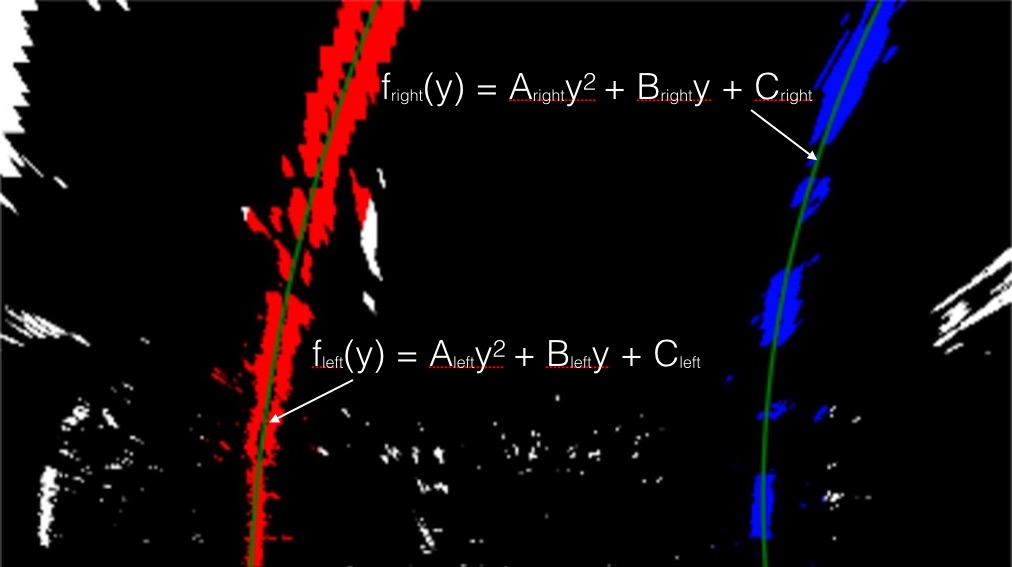
#> input picture examples/color_fit_lines.jpg, 1012 x 567 px
$ python -i project_modules.py   (imports and definitions only)   (older library calls are emulated)
#> lines starting #> are read from the running program, lines starting #| are printed output that depends on the picture; after the words box and inside, x2 and y2 are one past the last pixel; in counts of white or black regions, pixels touching at a corner belong together
from project_constant_values import *
from numpy.random import *
import cv2
import numpy as np


# [6 lines left out: function find_movie_lane, not called in this run]


def find_lane(img):
    birds_eye_img = create_binary_b_img(img)
    polynomial_fit_img, left_c, right_c, left_line, right_line, position = fit_polynomial(birds_eye_img)
    info_img = put_lane_information(img, polynomial_fit_img, (left_c, right_c), position)
    return info_img


def create_binary_b_img(img):
    b_img = birds_eye_view(img)
    s_channel_img = get_s_channel_image(b_img)
    color_threshold_img = apply_color_threshold(s_channel_img)
    sobel_filtered_img = apply_sobel_filter(s_channel_img)
    gradient_threshold_img = apply_gradient_threshold(sobel_filtered_img)
    marge_img = marge_color_gradient_image(color_threshold_img, gradient_threshold_img, True)
    return marge_img


def put_lane_information(img, polynomial_fit_img, curvatures, position):
    info_img = np.copy(img)
    org_b_img = birds_eye_view(img)
    destination_point = np.float32([[MARGIN, 0], [img.shape[1] - MARGIN, 0],
                                    [MARGIN, img.shape[0]], [img.shape[1] - MARGIN, img.shape[0]]])
    inverse_t_mtx = cv2.getPerspectiveTransform(destination_point, SOURCE_POINT)
    original_view_line = cv2.warpPerspective(polynomial_fit_img, inverse_t_mtx, (img.shape[1], img.shape[0]))
    info_img = cv2.addWeighted(info_img, 1, original_view_line, 0.5, 0)
    left_c = round(curvatures[0], 2)
    cv2.putText(info_img, 'Left Lane Curve', (200, 50), cv2.FONT_HERSHEY_SIMPLEX, 1.0, (255, 255, 0), 4)
    cv2.putText(info_img, str(left_c) + ' m', (200, 100), cv2.FONT_HERSHEY_SIMPLEX, 1.0, (255, 255, 0), 4)
    right_c = round(curvatures[1], 2)
    cv2.putText(info_img, 'Right Lane Curve', (880, 50), cv2.FONT_HERSHEY_SIMPLEX, 1.0, (255, 255, 0), 4)
    cv2.putText(info_img, str(right_c) + ' m', (880, 100), cv2.FONT_HERSHEY_SIMPLEX, 1.0, (255, 255, 0), 4)
    position = round(position, 2)
    cv2.putText(info_img, 'Center Offset m', (550, 50), cv2.FONT_HERSHEY_SIMPLEX, 1.0, (255, 255, 0), 4)
    cv2.putText(info_img, str(position) + ' m', (550, 100), cv2.FONT_HERSHEY_SIMPLEX, 1.0, (255, 255, 0), 4)
    org_b_img = cv2.resize(org_b_img, (org_b_img.shape[1] // 2, org_b_img.shape[0] // 2))
    polynomial_fit_img = cv2.resize(polynomial_fit_img, (polynomial_fit_img.shape[1] // 2, polynomial_fit_img.shape[0] // 2))
    debug_info_img = cv2.hconcat([org_b_img, polynomial_fit_img])
    info_img = cv2.vconcat([debug_info_img, info_img])
    return info_img


def compute_rial_position(left_x, left_y, right_x, right_y):
    # calculates the curvature of  polynomial function in meters (rial!)
    left_fit_rial = np.polyfit(left_y*YM_PER_PIX, left_x*XM_PER_PIX, 2)
    right_fit_rial = np.polyfit(right_y*YM_PER_PIX, right_x*XM_PER_PIX, 2)
    left_c = ((1 + (2*left_fit_rial[0]*719*YM_PER_PIX + left_fit_rial[1])**2)**1.5) / np.absolute(2*left_fit_rial[0])
    right_c = ((1 + (2*right_fit_rial[0]*719*YM_PER_PIX + right_fit_rial[1])**2)**1.5) / np.absolute(2*right_fit_rial[0])

    # calculate position of car
    left_x = left_fit_rial[0] * 719 * YM_PER_PIX ** 2 + left_fit_rial[1] * 719 * YM_PER_PIX + left_fit_rial[2]
    right_x = right_fit_rial[0] * 719 * YM_PER_PIX ** 2 + right_fit_rial[1] * 719 * YM_PER_PIX + right_fit_rial[2]
    mid_x = (right_x + left_x) / 2
    lane_width = right_x - left_x
    position = (mid_x - 640 * XM_PER_PIX) * 3.7 / lane_width
    return position, left_c, right_c


def fit_polynomial(img, movie=False, pre_left_fit=None, pre_right_fit=None, pre_left_dots=None, pre_right_dots=None):
    if pre_left_fit is not None and pre_right_fit is not None:
        leftx, lefty, rightx, righty, left_dots, right_dots, out_img = \
            region_of_pre_fit(img, pre_left_fit, pre_right_fit, pre_left_dots, pre_right_dots)
    else:
        leftx, lefty, rightx, righty, out_img = region_of_interest(img)
        left_dots = np.stack([leftx, lefty])
        right_dots = np.stack([rightx, righty])

    if left_dots.shape[1] < MIN_PIX:
        leftx, lefty, _, _, out_img = region_of_interest(img)
        left_dots = np.stack([leftx, lefty])

    if right_dots.shape[1] < MIN_PIX:
        _, _, rightx, righty, out_img = region_of_interest(img)
        right_dots = np.stack([rightx, righty])

    left_fit = np.polyfit(lefty, leftx, 2)
    right_fit = np.polyfit(righty, rightx, 2)

    ploty = np.linspace(0, img.shape[0]-1, img.shape[0])
    try:
        left_fitx = left_fit[0]*ploty**2 + left_fit[1]*ploty + left_fit[2]
        right_fitx = right_fit[0]*ploty**2 + right_fit[1]*ploty + right_fit[2]
    except TypeError:
        print('The function failed to fit a line!')
        left_fitx = 1*ploty**2 + 1*ploty
        right_fitx = 1*ploty**2 + 1*ploty

    y = np.arange(img.shape[0], dtype=int)
    left_points = np.array([left_fitx, y]).T
    right_points = np.array([right_fitx, y]).T
    all_points = np.concatenate([left_points, right_points], 0)
    all_points = all_points[np.argsort(all_points[:, 1])]
    all_points = all_points.reshape(1, -1, 2)
    left_points = left_points.reshape(1, -1, 2)
    right_points = right_points.reshape(1, -1, 2)

    out_img[lefty, leftx] = [255, 0, 0]
    out_img[righty, rightx] = [0, 0, 255]

    cv2.polylines(out_img, left_points.astype(int), False, color=(255, 255, 0), thickness=10)
    cv2.polylines(out_img, right_points.astype(int), False, color=(255, 255, 0), thickness=10)
    cv2.polylines(out_img, all_points.astype(int), False, color=(187, 190, 43), thickness=1)

    position, left_c, right_c = compute_rial_position(leftx, lefty, rightx, righty)

    if movie:
        return out_img, left_c, right_c, \
               left_points, right_points, left_fit, right_fit, left_dots, right_dots, position

    return out_img, left_c, right_c, left_points, right_points, position


# [71 lines left out: functions remain_sanity_lane, drop_out_dots, region_of_pre_fit, not called in this run]


def region_of_interest(img):
    histogram = np.sum(img[img.shape[0]//2:, :], axis=0)
    out_img = np.dstack((img, img, img))
    midpoint = np.int(histogram.shape[0]//2)
    leftx_base = np.argmax(histogram[:midpoint])
    rightx_base = np.argmax(histogram[midpoint:]) + midpoint

    window_height = np.int(img.shape[0]//N_WINDOWS)
    nonzero = img.nonzero()
    nonzeroy = np.array(nonzero[0])
    nonzerox = np.array(nonzero[1])
    leftx_current = leftx_base
    rightx_current = rightx_base
    left_lane_inds = []
    right_lane_inds = []

    for window in range(N_WINDOWS):
        win_y_low = img.shape[0] - (window+1)*window_height
        win_y_high = img.shape[0] - window*window_height
        win_xleft_low = leftx_current - WINDOW_WIDTH
        win_xleft_high = leftx_current + WINDOW_WIDTH
        win_xright_low = rightx_current - WINDOW_WIDTH
        win_xright_high = rightx_current + WINDOW_WIDTH

        cv2.rectangle(out_img, (win_xleft_low, win_y_low), (win_xleft_high, win_y_high), (0, 255, 0), 2)
        cv2.rectangle(out_img, (win_xright_low, win_y_low), (win_xright_high, win_y_high), (0, 255, 0), 2)

        good_left_inds = ((nonzeroy >= win_y_low) & (nonzeroy < win_y_high) &
                          (nonzerox >= win_xleft_low) & (nonzerox < win_xleft_high)).nonzero()[0]
        good_right_inds = ((nonzeroy >= win_y_low) & (nonzeroy < win_y_high) &
                           (nonzerox >= win_xright_low) & (nonzerox < win_xright_high)).nonzero()[0]

        left_lane_inds.append(good_left_inds)
        right_lane_inds.append(good_right_inds)

        if len(good_left_inds) > MIN_PIX:
            leftx_current = np.int(np.mean(nonzerox[good_left_inds]))
        if len(good_right_inds) > MIN_PIX:
            rightx_current = np.int(np.mean(nonzerox[good_right_inds]))

    try:
        left_lane_inds = np.concatenate(left_lane_inds)
        right_lane_inds = np.concatenate(right_lane_inds)
    except ValueError:
        pass

    leftx = nonzerox[left_lane_inds]
    lefty = nonzeroy[left_lane_inds]
    rightx = nonzerox[right_lane_inds]
    righty = nonzeroy[right_lane_inds]

    return leftx, lefty, rightx, righty, out_img


def birds_eye_view(img):
    destination_point = np.float32([[MARGIN, 0], [img.shape[1] - MARGIN, 0],
                                    [MARGIN, img.shape[0]], [img.shape[1] - MARGIN, img.shape[0]]])
    transition_mtx = cv2.getPerspectiveTransform(SOURCE_POINT, destination_point)
    birds_eye_img = cv2.warpPerspective(img, transition_mtx, (img.shape[1], img.shape[0]), flags=cv2.INTER_LINEAR)
    return birds_eye_img


def marge_color_gradient_image(color_img, gradient_img, is_gray_scale=False):
    if is_gray_scale:
        marge_img = np.zeros_like(gradient_img)
        marge_img[(color_img == 1) | (gradient_img == 1)] = 1
        return marge_img
    else:
        return np.dstack((np.zeros_like(gradient_img), gradient_img, color_img)) * 255


def apply_gradient_threshold(scaled_sobel, sx_thresh=SX_THRESH):
    sxbinary = np.zeros_like(scaled_sobel)
    sxbinary[(scaled_sobel >= sx_thresh[0]) & (scaled_sobel <= sx_thresh[1])] = 1
    return sxbinary


def apply_sobel_filter(s_channel_img):
    sobel = cv2.Sobel(s_channel_img, cv2.CV_64F, 1, 0)
    abs_sobelx = np.absolute(sobel)
    scaled_sobel = np.uint8(255*abs_sobelx / np.max(abs_sobelx))
    return scaled_sobel


def apply_color_threshold(s_channel_img, s_thresh=S_COLOR_THRESH):
    s_binary = np.zeros_like(s_channel_img)
    s_binary[(s_channel_img >= s_thresh[0]) & (s_channel_img <= s_thresh[1])] = 1
    return s_binary


def get_s_channel_image(img):
    hls_image = cv2.cvtColor(img, cv2.COLOR_RGB2HLS)
    s_channel_image = hls_image[:, :, 2]
    return s_channel_image


# [87 lines left out: functions correct_distortion_and_transform, correct_distortion, extract_obj_img_points, get_frame_list, convert_frame_to_video, not called in this run]

>>> import cv2
>>> picture = cv2.cvtColor(cv2.imread('examples/color_fit_lines.jpg'), cv2.COLOR_BGR2RGB)
>>> result = find_lane(picture)
#> in create_binary_b_img, `color_threshold_img = apply_color_threshold(s_channel_img)`:
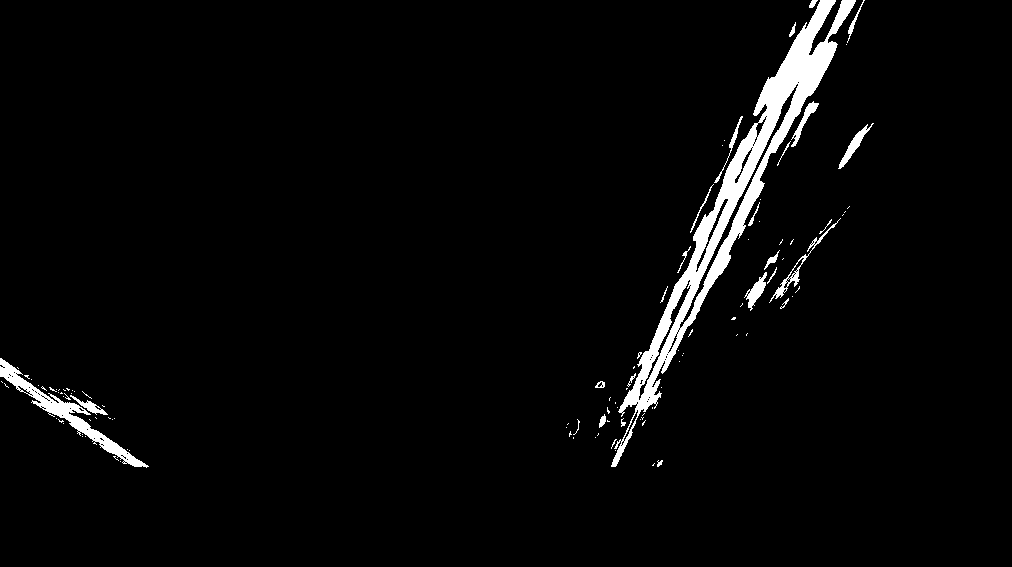
#> color_threshold_img: shape (567, 1012); values 0 (black) and 1 (white), 3.2% white; 108 white regions (82 under 20 px), largest, box (x1, y1, x2, y2) and area: (611, 0, 856, 467) 13489, (0, 358, 149, 468) 2091, (769, 218, 841, 303) 413
#> in apply_sobel_filter, `sobel = cv2.Sobel(s_channel_img, cv2.CV_64F, 1, 0)`:
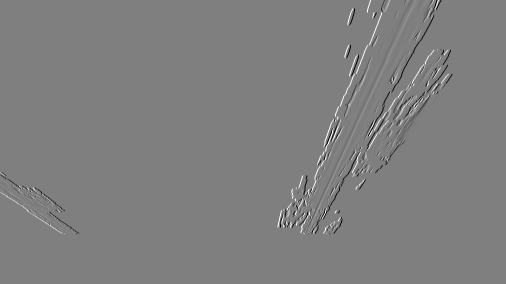
#> sobel: shape (567, 1012) float64 (shown at 1/2 size); min -1020, max 1020, mean -0.1; drawn with min black and max white
#> in create_binary_b_img, `marge_img = marge_color_gradient_image(color_threshold_img, gradient_t..`:
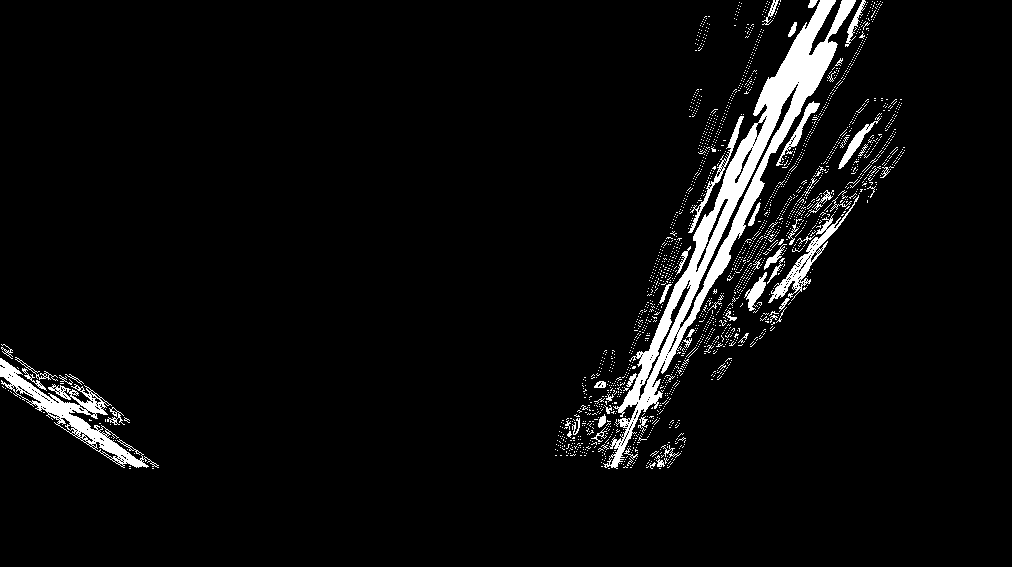
#> marge_img: shape (567, 1012); values 0 (black) and 1 (white), 4.7% white; 2062 white regions (2007 under 20 px), largest, box (x1, y1, x2, y2) and area: (603, 0, 856, 469) 13913, (0, 358, 159, 468) 3241, (768, 195, 859, 303) 1243
#> in region_of_interest, `histogram = np.sum(img[img.shape[0]//2:, :], axis=0)`: histogram = 1012 values, max 85 at index 665, min 0 at index 159, mean 10.69
#> in region_of_interest, `leftx_base = np.argmax(histogram[:midpoint])`: leftx_base = 89
#> in region_of_interest, `rightx_base = np.argmax(histogram[midpoint:]) + midpoint`: rightx_base = 665
#> in region_of_interest, `nonzero = img.nonzero()`: nonzero = 26824 positions, rows 0 to 468, columns 0 to 904
#> in region_of_interest, `leftx_current = leftx_base`: leftx_current = 89
#> in region_of_interest, `rightx_current = rightx_base`: rightx_current = 665
#> the loop in region_of_interest, `for window in range(N_WINDOWS):` made 9 passes
#> (win_xleft_low, win_xleft_high, win_xright_low, win_xright_high, leftx_current, rightx_current) on passes 2 to 4: (-11, 189, 565, 765, 120, 627), (20, 220, 527, 727, 70, 626), (-30, 170, 526, 726, 17, 666)
#> after the loop in region_of_interest, `for window in range(N_WINDOWS):`:
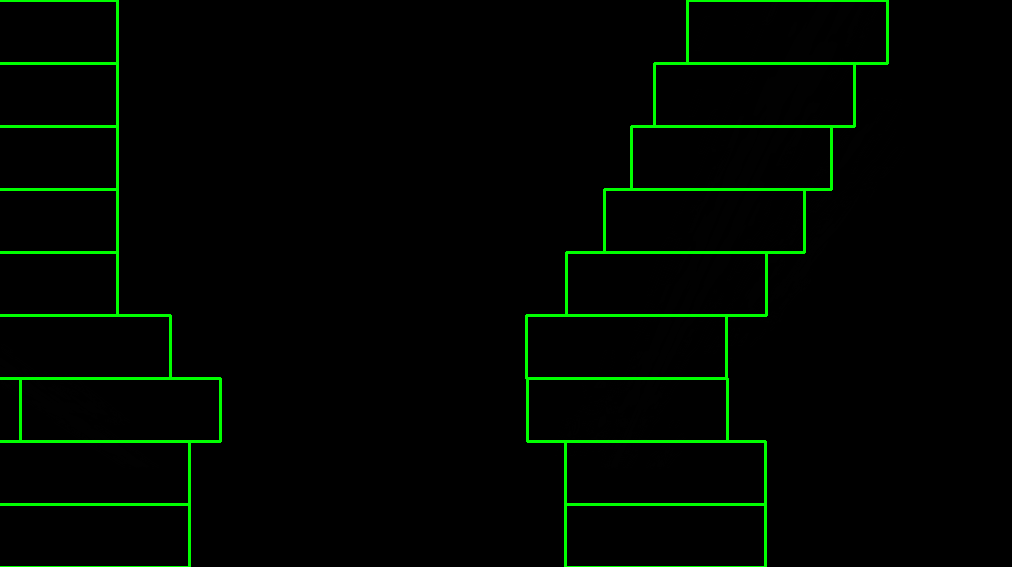
#> out_img: shape (567, 1012, 3); mean of channels 0, 1, 2 0, 6.9, 0; drawn as B, G, R
#> after the loop in region_of_interest, `for window in range(N_WINDOWS):`: left_lane_inds = 9 items
#> in region_of_interest, `left_lane_inds = np.concatenate(left_lane_inds)`: left_lane_inds = 3552 values, max 26815 at index 686, min 19055 at index 3089, mean 23347.8
#> in region_of_interest, `right_lane_inds = np.concatenate(right_lane_inds)`: right_lane_inds = 19958 values, max 26823 at index 711, min 0 at index 17221, mean 11733
#> in region_of_interest, `leftx = nonzerox[left_lane_inds]`: leftx = 3552 values, max 158 at index 653, min 0 at index 3138, mean 73.33
#> in region_of_interest, `lefty = nonzeroy[left_lane_inds]`: lefty = 3552 values, max 468 at index 683, min 344 at index 3089, mean 411.7
#> in region_of_interest, `rightx = nonzerox[right_lane_inds]`: rightx = 19958 values, max 882 at index 17369, min 557 at index 2789, mean 729.9
#> in region_of_interest, `righty = nonzeroy[right_lane_inds]`: righty = 19958 values, max 468 at index 704, min 0 at index 17221, mean 214.9
#> in fit_polynomial, `left_fit = np.polyfit(lefty, leftx, 2)`: left_fit = [-0.00127, 2.18, -608.7]
#> in fit_polynomial, `right_fit = np.polyfit(righty, rightx, 2)`: right_fit = [-0.000106, -0.429, 828.8]
#> in fit_polynomial, `left_fitx = left_fit[0]*ploty**2 + left_fit[1]*ploty + left_fit[2]`: left_fitx = 567 values from -608.7 to 219.5
#> in fit_polynomial, `right_fitx = right_fit[0]*ploty**2 + right_fit[1]*ploty + right_fit[2]`: right_fitx = 567 values, max 828.8 at index 0, min 551.8 at index 566, mean 696
#> in fit_polynomial, `left_points = np.array([left_fitx, y]).T`: left_points = 567 pairs, first value -608.7 to 219.5, second value 0 to 566
#> in fit_polynomial, `right_points = np.array([right_fitx, y]).T`: right_points = 567 pairs, first value 551.8 to 828.8, second value 0 to 566
#> in fit_polynomial, `all_points = np.concatenate([left_points, right_points], 0)`: all_points = 1134 pairs, first value -608.7 to 828.8, second value 0 to 566
#> in fit_polynomial, `cv2.polylines(out_img, all_points.astype(int), False, color=(187, 190,..`:
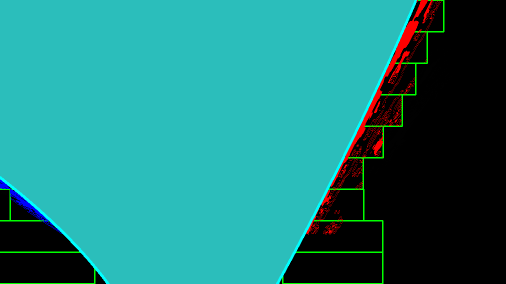
#> out_img: shape (567, 1012, 3) (shown at 1/2 size); mean of channels 0, 1, 2 123.1, 126.8, 31.1; drawn as B, G, R
#> in compute_rial_position, `left_fit_rial = np.polyfit(left_y*YM_PER_PIX, left_x*XM_PER_PIX, 2)`: left_fit_rial = [-0.00386, 0.277, -3.22]
#> in compute_rial_position, `right_fit_rial = np.polyfit(right_y*YM_PER_PIX, right_x*XM_PER_PIX, 2)`: right_fit_rial = [-0.000322, -0.0545, 4.38]
#> in compute_rial_position, `left_c = ((1 + (2*left_fit_rial[0]*719*YM_PER_PIX + left_fit_rial[1])*..`: left_c = 129.9
#> in compute_rial_position, `right_c = ((1 + (2*right_fit_rial[0]*719*YM_PER_PIX + right_fit_rial[1..`: right_c = 1564.9
#> in compute_rial_position, `left_x = left_fit_rial[0] * 719 * YM_PER_PIX ** 2 + left_fit_rial[1] *..`: left_x = 5.07
#> in compute_rial_position, `right_x = right_fit_rial[0] * 719 * YM_PER_PIX ** 2 + right_fit_rial[1..`: right_x = 2.75
#> in compute_rial_position, `mid_x = (right_x + left_x) / 2`: mid_x = 3.91
#> in compute_rial_position, `lane_width = right_x - left_x`: lane_width = -2.32
#> in compute_rial_position, `position = (mid_x - 640 * XM_PER_PIX) * 3.7 / lane_width`: position = -0.837
#> in fit_polynomial, `position, left_c, right_c = compute_rial_position(leftx, lefty, rightx..`: left_c = 129.9; right_c = 1564.9
#> in find_lane, `polynomial_fit_img, left_c, right_c, left_line, right_line, position =..`: left_c = 129.9; right_c = 1564.9; left_line has the same summary as left_points in fit_polynomial; right_line has the same summary as right_points in fit_polynomial; position = -0.837
#> in put_lane_information, `inverse_t_mtx = cv2.getPerspectiveTransform(destination_point, SOURCE_..`: inverse_t_mtx = [[0.371, -0.903, 456.1], [0, -0.591, 470], [0, -0.00141, 1]]
#> in put_lane_information, `left_c = round(curvatures[0], 2)`: left_c = 129.9
#> in put_lane_information, `right_c = round(curvatures[1], 2)`: right_c = 1564.8
#> in put_lane_information, `position = round(position, 2)`: position = -0.84
#> in put_lane_information, `debug_info_img = cv2.hconcat([org_b_img, polynomial_fit_img])`:
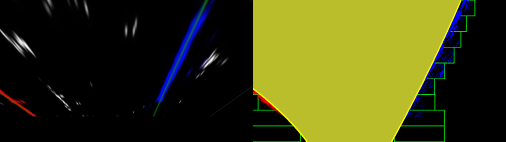
#> debug_info_img: shape (283, 1012, 3) (shown at 1/2 size); mean R, G, B 63.2, 65.1, 19.3
#> in put_lane_information, `info_img = cv2.vconcat([debug_info_img, info_img])`:
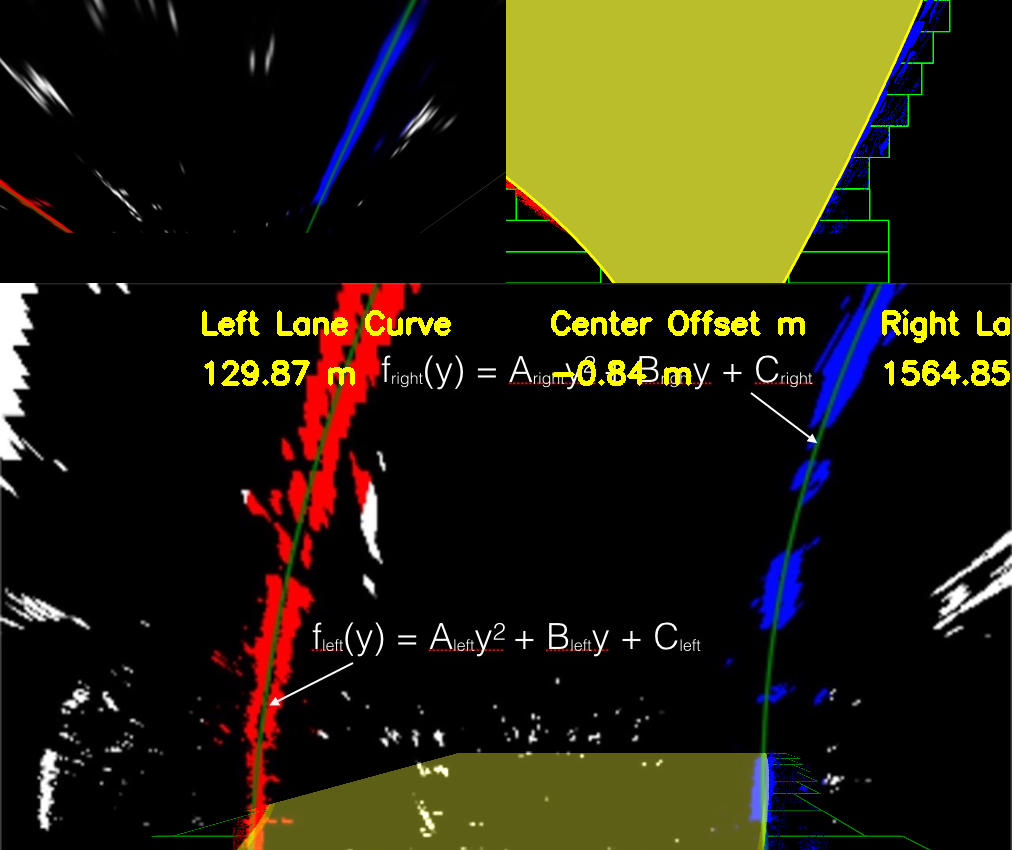
#> info_img: shape (850, 1012, 3); mean R, G, B 39.4, 35.4, 15.1
